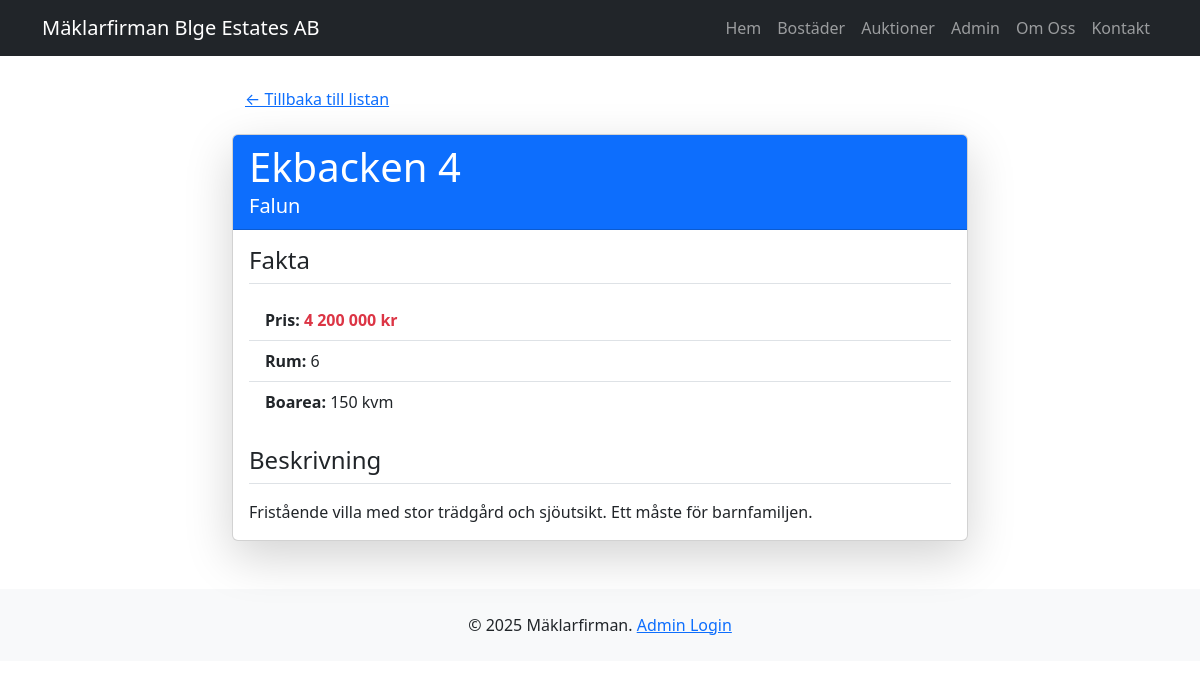
Screenshot of /bostader/bostader/2 with the database file from the repository.
### models/bostad.py (models this page shows, shortened)
class Bostad(db.Model):
    __tablename__ = 'bostader'
    id = db.Column(db.Integer, primary_key=True)
    adress = db.Column(db.String(200), nullable=False)
    stad = db.Column(db.String(100), nullable=False)
    pris = db.Column(db.String(50), nullable=False)
    rum = db.Column(db.Integer, nullable=False)
    yta = db.Column(db.Integer, nullable=False)
    beskrivning = db.Column(db.Text)

### myblueprints/bostader/bostader_routes.py (the view)
@bostader_bp.route('/bostader/<int:bostad_id>')
def bostad_detalj(bostad_id):
    bostad = bostad_repo.hamta_en(bostad_id)
    if bostad is None:
        return "Bostaden hittades inte (404)", 404
    return render_template(
        'bostad_detalj.html',
        bostad=bostad,
        titel=bostad.adress  # Använd objektets adress som sidtitel
    )

### dbrepositories/bostad_repository.py (called while the page is built)
    def hamta_en(self, bostad_id):
        return Bostad.query.get(bostad_id)

### myblueprints/bostader/templates/bostad_detalj.html (shortened to what this page needs)
{% extends "base.html" %}
{% block content %}
    <div class="row">
        <div class="col-lg-8 offset-lg-2">
            <a href="{{ url_for('bostader_bp.lista_bostader') }}" class="btn btn-link mb-3">&larr; Tillbaka till listan</a>
            <div class="card shadow-lg">
                <div class="card-header bg-primary text-white">
                    <h1 class="card-title mb-0">{{ bostad.adress }}</h1>
                    <p class="mb-0 fs-5">{{ bostad.stad }}</p>
                </div>
                <div class="card-body">
                    <h2 class="h4 border-bottom pb-2 mb-3">Fakta</h2>
                    <ul class="list-group list-group-flush mb-4">
                        <li class="list-group-item"><strong>Pris:</strong> <span class="text-danger fw-bold">{{ bostad.pris }}</span></li>
                        <li class="list-group-item"><strong>Rum:</strong> {{ bostad.rum }}</li>
                        <li class="list-group-item"><strong>Boarea:</strong> {{ bostad.yta }} kvm</li>
                    </ul>
                    <h2 class="h4 border-bottom pb-2 mb-3">Beskrivning</h2>
                    <p class="card-text">{{ bostad.beskrivning }}</p>
                </div>
            </div>
        </div>
    </div>
{% endblock %}

### rows the page displays
Bostad: adress "Ekbacken 4", stad "Falun", pris "4 200 000 kr", rum "6", yta "150", beskrivning "Fristående villa med stor trädgård och sjöutsikt. Ett måste för barnfamiljen."
